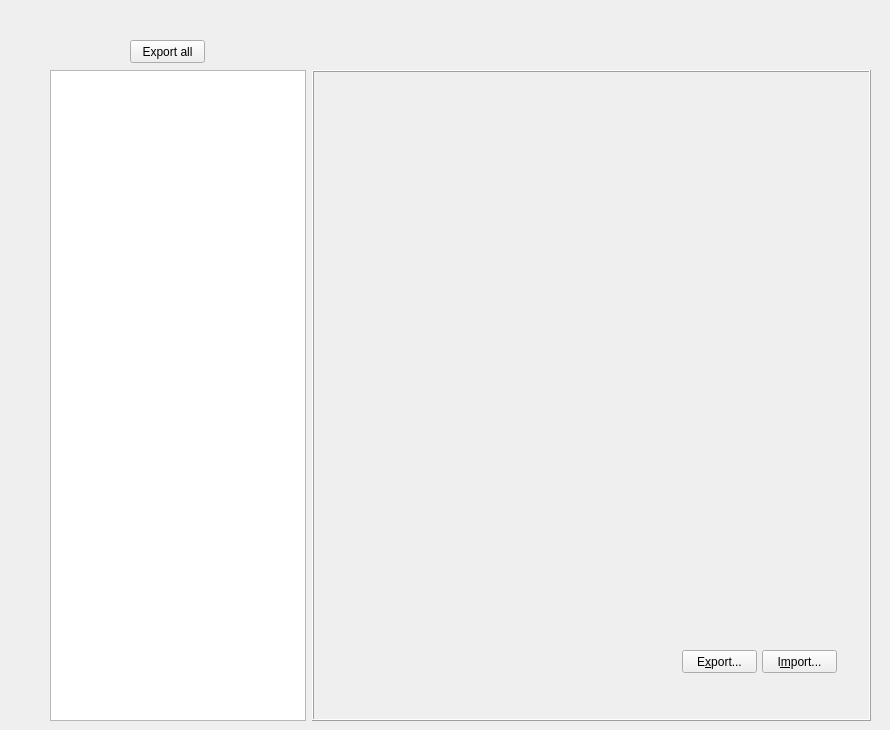
    <widget class="QWidget" name="vram_explorer">
     <attribute name="title">
      <string>vram explorer</string>
     </attribute>
     <widget class="QWidget" name="horizontalLayoutWidget">
      <property name="geometry">
       <rect>
        <x>50</x>
        <y>70</y>
        <width>821</width>
        <height>651</height>
       </rect>
      </property>
      <layout class="QHBoxLayout" name="horizontalLayout">
       <item>
        <widget class="QListView" name="listView">
         <property name="sizePolicy">
          <sizepolicy hsizetype="Fixed" vsizetype="Expanding">
           <horstretch>0</horstretch>
           <verstretch>0</verstretch>
          </sizepolicy>
         </property>
        </widget>
       </item>
       <item>
        <widget class="QFrame" name="frame">
         <property name="enabled">
          <bool>true</bool>
         </property>
         <property name="frameShape">
          <enum>QFrame::Box</enum>
         </property>
         <property name="frameShadow">
          <enum>QFrame::Raised</enum>
         </property>
         <widget class="QLabel" name="imageTexture">
          <property name="geometry">
           <rect>
            <x>40</x>
            <y>60</y>
            <width>461</width>
            <height>501</height>
           </rect>
          </property>
          <property name="sizePolicy">
           <sizepolicy hsizetype="Minimum" vsizetype="Minimum">
            <horstretch>0</horstretch>
            <verstretch>0</verstretch>
           </sizepolicy>
          </property>
          <property name="palette">
           <palette>
            <active>
             <colorrole role="Base">
              <brush brushstyle="SolidPattern">
               <color alpha="255">
                <red>255</red>
                <green>255</green>
                <blue>255</blue>
               </color>
              </brush>
             </colorrole>
            </active>
            <inactive>
             <colorrole role="Base">
              <brush brushstyle="SolidPattern">
               <color alpha="255">
                <red>255</red>
                <green>255</green>
                <blue>255</blue>
               </color>
              </brush>
             </colorrole>
            </inactive>
            <disabled>
             <colorrole role="Base">
              <brush brushstyle="SolidPattern">
               <color alpha="255">
                <red>240</red>
                <green>240</green>
                <blue>240</blue>
               </color>
              </brush>
             </colorrole>
            </disabled>
           </palette>
          </property>
          <property name="autoFillBackground">
           <bool>false</bool>
          </property>
          <property name="text">
           <string/>
          </property>
          <property name="scaledContents">
           <bool>false</bool>
          </property>
          <property name="alignment">
           <set>Qt::AlignCenter</set>
          </property>
         </widget>
         <widget class="QPushButton" name="exportButton">
          <property name="geometry">
           <rect>
            <x>370</x>
            <y>580</y>
            <width>75</width>
            <height>23</height>
           </rect>
          </property>
          <property name="text">
           <string>E&amp;xport...</string>
          </property>
         </widget>
         <widget class="QPushButton" name="importButton">
          <property name="geometry">
           <rect>
            <x>450</x>
            <y>580</y>
            <width>75</width>
            <height>23</height>
           </rect>
          </property>
          <property name="text">
           <string>I&amp;mport...</string>
          </property>
         </widget>
         <widget class="QLabel" name="sizeImageText">
          <property name="geometry">
           <rect>
            <x>20</x>
            <y>10</y>
            <width>150</width>
            <height>16</height>
           </rect>
          </property>
          <property name="text">
           <string/>
          </property>
          <property name="alignment">
           <set>Qt::AlignCenter</set>
          </property>
         </widget>
         <widget class="QLabel" name="encodingImageText">
          <property name="geometry">
           <rect>
            <x>379</x>
            <y>10</y>
            <width>150</width>
            <height>16</height>
           </rect>
          </property>
          <property name="text">
           <string/>
          </property>
          <property name="alignment">
           <set>Qt::AlignCenter</set>
          </property>
         </widget>
         <widget class="QLabel" name="mipMapsImageText">
          <property name="geometry">
           <rect>
            <x>200</x>
            <y>10</y>
            <width>150</width>
            <height>16</height>
           </rect>
          </property>
          <property name="text">
           <string/>
          </property>
          <property name="alignment">
           <set>Qt::AlignCenter</set>
          </property>
         </widget>
        </widget>
       </item>
      </layout>
     </widget>
     <widget class="QPushButton" name="exportAllButton">
      <property name="geometry">
       <rect>
        <x>130</x>
        <y>40</y>
        <width>75</width>
        <height>23</height>
       </rect>
      </property>
      <property name="text">
       <string>Export all</string>
      </property>
     </widget>
     <widget class="QLabel" name="fileNameText">
      <property name="geometry">
       <rect>
        <x>40</x>
        <y>20</y>
        <width>841</width>
        <height>20</height>
       </rect>
      </property>
      <property name="text">
       <string/>
      </property>
      <property name="alignment">
       <set>Qt::AlignCenter</set>
      </property>
     </widget>
    </widget>
